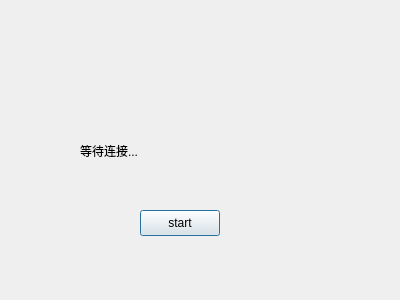
<?xml version="1.0" encoding="UTF-8"?>
<ui version="4.0">
 <class>Server</class>
 <widget class="QDialog" name="Server">
  <property name="geometry">
   <rect>
    <x>0</x>
    <y>0</y>
    <width>400</width>
    <height>300</height>
   </rect>
  </property>
  <property name="windowTitle">
   <string>Server</string>
  </property>
  <widget class="QLabel" name="label">
   <property name="geometry">
    <rect>
     <x>80</x>
     <y>130</y>
     <width>201</width>
     <height>41</height>
    </rect>
   </property>
   <property name="text">
    <string>等待连接...</string>
   </property>
  </widget>
  <widget class="QPushButton" name="pushButton">
   <property name="geometry">
    <rect>
     <x>140</x>
     <y>210</y>
     <width>80</width>
     <height>26</height>
    </rect>
   </property>
   <property name="text">
    <string>start</string>
   </property>
  </widget>
 </widget>
 <layoutdefault spacing="6" margin="11"/>
 <resources/>
 <connections/>
</ui>
